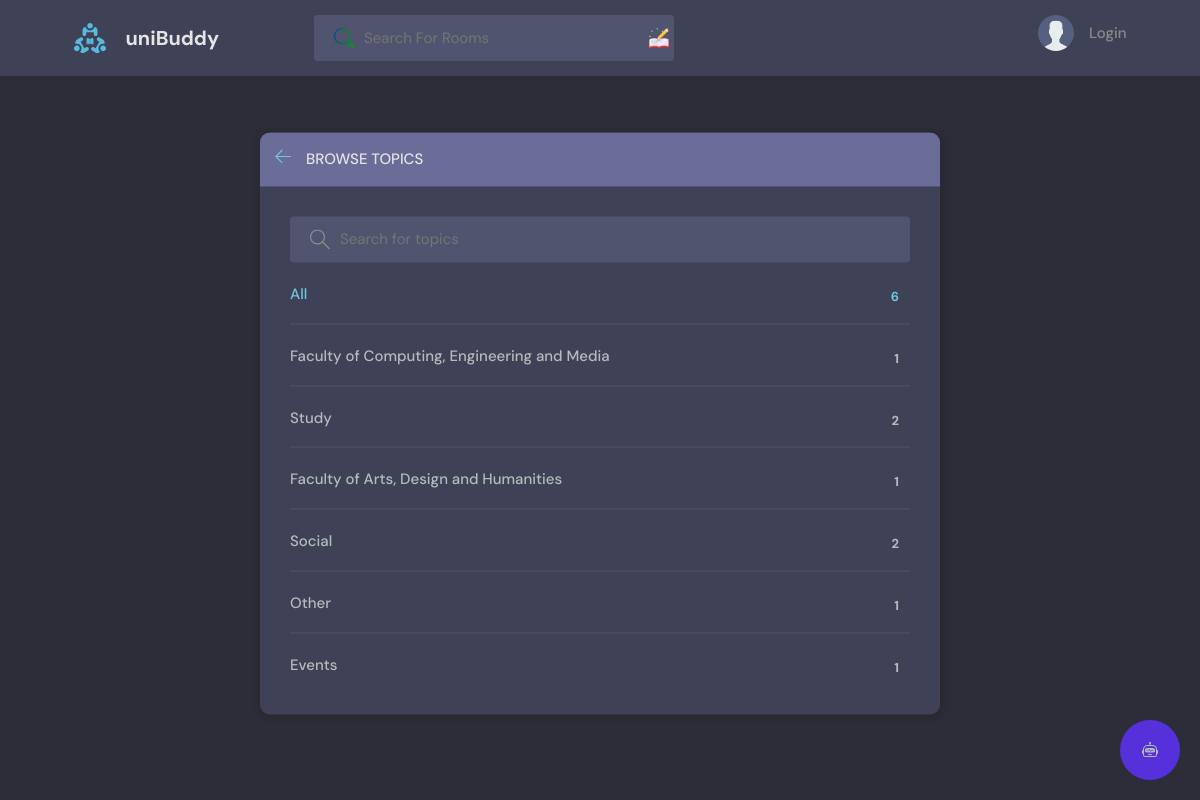
Before: /topics/ with the older database file.
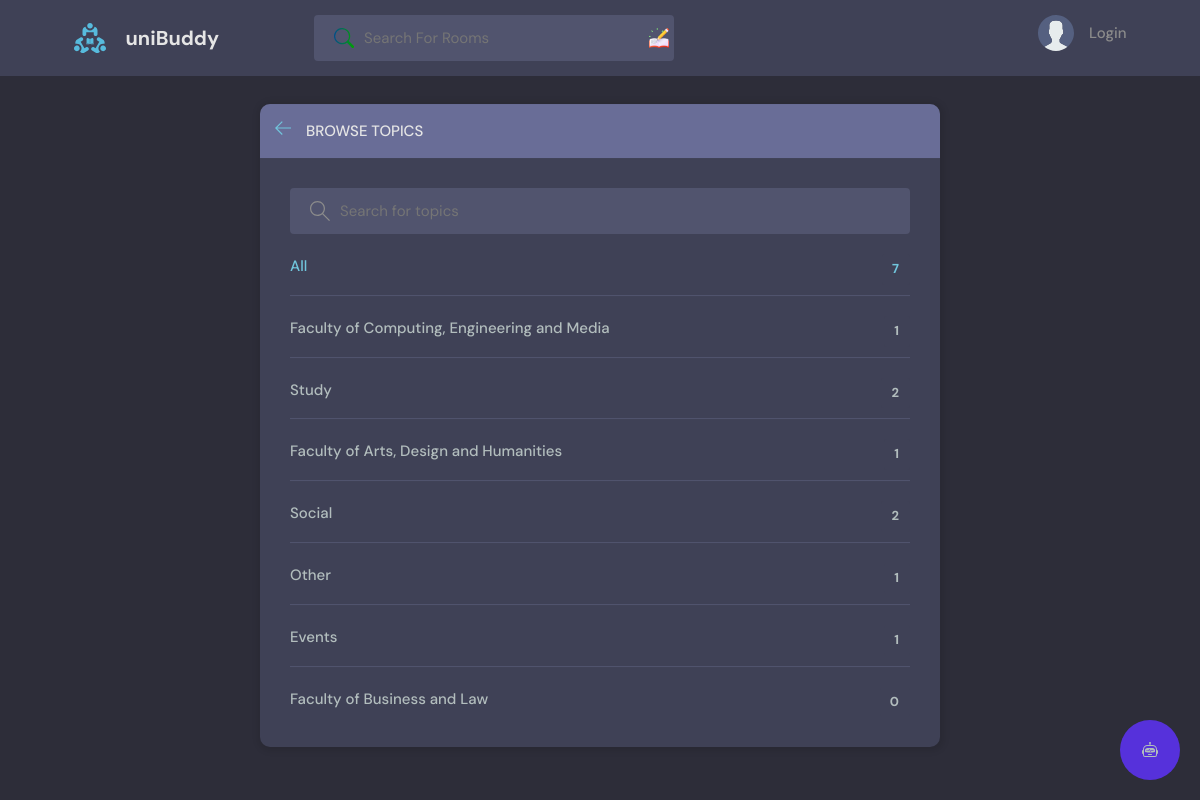
After: the same page with the newer database file.
### base/models.py (models this page shows, shortened)
class Topic(models.Model):
    name = models.CharField(max_length=200)

### base/views.py (the view)
# urls.py: path('topics/', views.topicsPage, name="topics"),
def topicsPage(request):
    q = request.GET.get('q') if request.GET.get('q') != None else ''
    topics = Topic.objects.filter(name__icontains=q)
    return render(request, 'base/topics.html', {'topics': topics})

### base/templates/base/topics.html (shortened to what this page needs)
{% extends 'main.html' %}
{% block content %}
<main class="create-room layout">
  <div class="container">
    <div class="layout__box">
      <div class="layout__boxHeader">
        <div class="layout__boxTitle">
          <a href="{% url 'home' %}">
            <svg version="1.1" xmlns="http://www.w3.org/2000/svg" width="32" height="32" viewBox="0 0 32 32">
              <title>arrow-left</title>
              <path
                d="M13.723 2.286l-13.723 13.714 13.719 13.714 1.616-1.611-10.96-10.96h27.625v-2.286h-27.625l10.965-10.965-1.616-1.607z">
              </path>
            </svg>
          </a>
          <h3>Browse Topics</h3>
        </div>
      </div>
      <div class="topics-page layout__body">
        <form action="" method="GET" class="header__search">
          <label>
            <input name="q" placeholder="Search for topics" />
          </label>
        </form>
        <ul class="topics__list">
          <li>
            <a href="{% url 'topics' %}" class="active">All <span>{{topics.count}}</span></a>
          </li>
          {% for topic in topics %}
          <li>
            <a href="{% url 'home' %}?q={{topic.name}}">{{ topic.name }} <span>{{topic.room_set.all.count}}</span></a>
          </li>
          {% endfor %}
        </ul>
      </div>
    </div>
  </div>
</main>
{% endblock content %}

Changed rows visible on the page:
added Topic: name "Faculty of Business and Law", room_set.all.count "0"
Other visible differences:
{{ topics.count }}: "6" → "7"
